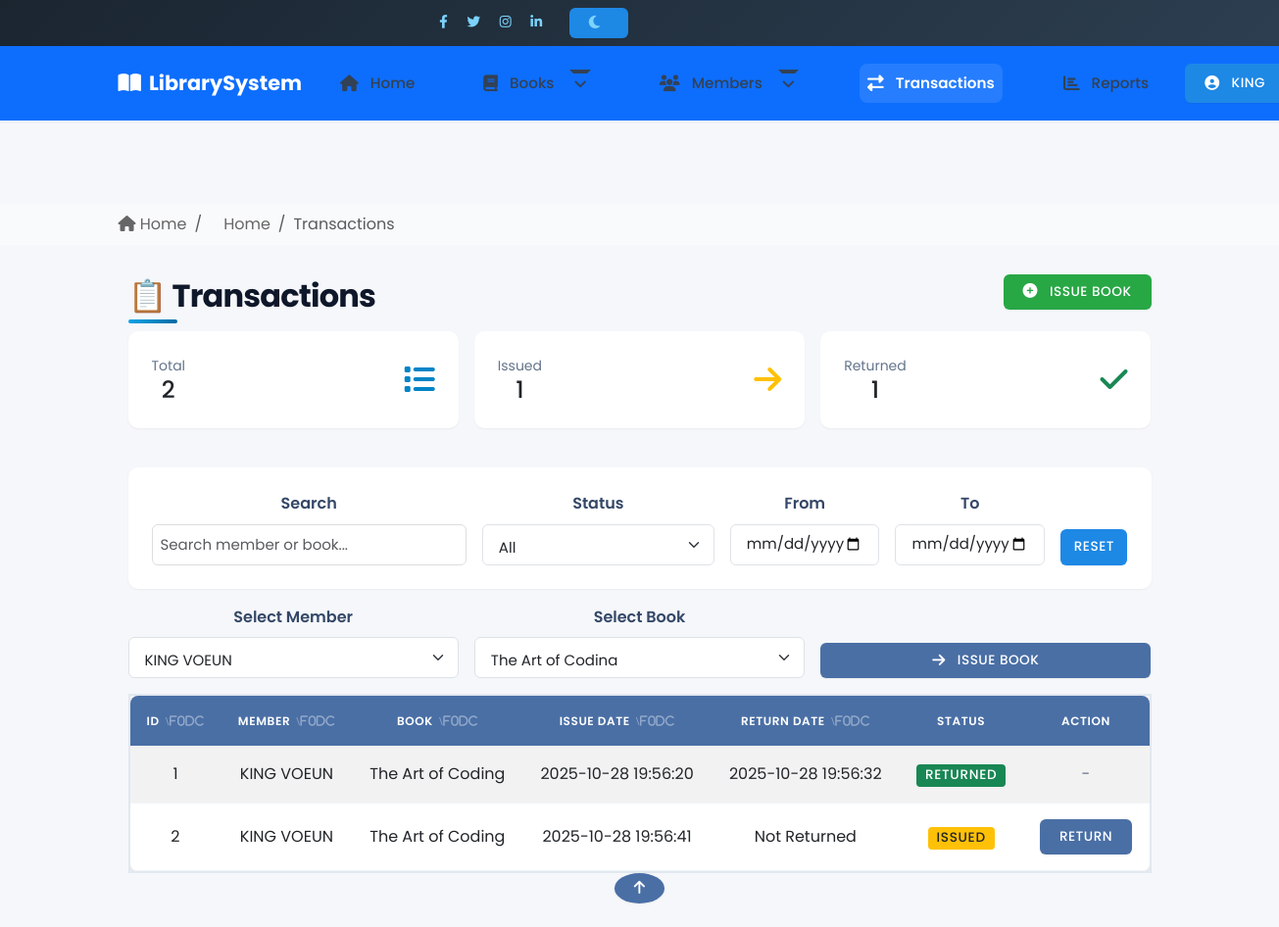
Page /transactions/ (signed in) on the committed database.
### tables this page shows
CREATE TABLE members (
                id INTEGER PRIMARY KEY AUTOINCREMENT,
                full_name TEXT NOT NULL,
                email TEXT,
                phone TEXT,
                address TEXT,
                created_at TEXT
            , first_name TEXT, last_name TEXT, date_of_birth TEXT, gender TEXT, city TEXT, state TEXT, postal_code TEXT, member_type TEXT, membership_date TEXT, institution TEXT, emergency_contact_name TEXT, emergency_contact_phone TEXT, notes TEXT, terms_agreed INTEGER);

CREATE TABLE transactions (
                id INTEGER PRIMARY KEY AUTOINCREMENT,
                member_id INTEGER NOT NULL,
                book_id INTEGER NOT NULL,
                issue_date TEXT,
                return_date TEXT,
                FOREIGN KEY (member_id) REFERENCES members(id),
                FOREIGN KEY (book_id) REFERENCES books(id)
            );

CREATE TABLE books (
                id INTEGER PRIMARY KEY AUTOINCREMENT,
                title TEXT NOT NULL,
                author TEXT NOT NULL,
                publisher TEXT,
                year_published TEXT,
                category TEXT,
                total_copies INTEGER,
                available_copies INTEGER
            );

### routes/transaction_routes.py (the view)
@transaction_bp.route('/')
def view_transactions():
    transactions = TransactionModel.get_all()
    total = len(transactions)
    issued = sum(1 for t in transactions if not t['return_date'])
    returned = total - issued
    members = MemberModel.get_all()
    books = BookModel.get_all()
    return render_template(
        'transactions.html',
        transactions=transactions,
        members=members,
        books=books,
        stats={"total": total, "issued": issued, "returned": returned}
    )

### models/book_model.py (called while the page is built)
    @staticmethod
    def connect():
        conn = sqlite3.connect('library.db')
        conn.row_factory = sqlite3.Row
        return conn

    @staticmethod
    def get_all():
        conn = BookModel.connect()
        cur = conn.cursor()
        cur.execute('SELECT * FROM books')
        books = cur.fetchall()
        conn.close()
        return books

### models/member_model.py (called while the page is built)
    @staticmethod
    def connect():
        conn = sqlite3.connect('library.db')
        conn.row_factory = sqlite3.Row  # Allows dict-like access
        return conn

    @staticmethod
    def get_all():
        conn = MemberModel.connect()
        cur = conn.cursor()
        cur.execute('SELECT * FROM members')
        data = cur.fetchall()
        conn.close()
        return data

### models/transaction_model.py (called while the page is built)
    @staticmethod
    def connect():
        conn = sqlite3.connect('library.db')
        conn.row_factory = sqlite3.Row
        return conn

    @staticmethod
    def get_all():
        conn = TransactionModel.connect()
        cur = conn.cursor()
        cur.execute('''
            SELECT t.id, m.full_name AS member_name, b.title AS book_title,
                   t.issue_date, t.return_date
            FROM transactions t
            JOIN members m ON t.member_id = m.id
            JOIN books b ON t.book_id = b.id
        ''')
        data = cur.fetchall()
        conn.close()
        return data

### templates/transactions.html (shortened to what this page needs)
{% extends 'base.html' %}
{% block breadcrumb %}
  <li class="breadcrumb-item"><a href="/" class="text-decoration-none">Home</a></li>
  <li class="breadcrumb-item active" aria-current="page">Transactions</li>
{% endblock %}
{% block content %}
<div class="container mt-2" id="tx-page">
  <div class="d-flex flex-wrap align-items-center justify-content-between gap-2 mb-3">
    <h2 class="mb-0">📋 Transactions</h2>
    <a href="{{ url_for('transaction_bp.issue_book') }}" class="btn btn-success">
      <i class="fas fa-plus-circle me-1"></i> Issue Book
    </a>
  </div>
  {% if stats %}
  <div class="row g-3 mb-3">
    <div class="col-md-4">
      <div class="card stat-card border-0 shadow-sm">
        <div class="card-body d-flex align-items-center justify-content-between">
          <div>
            <div class="text-muted small">Total</div>
            <div class="h4 mb-0">{{ stats.total }}</div>
          </div>
          <i class="fas fa-list fa-2x text-primary"></i>
        </div>
      </div>
    </div>
    <div class="col-md-4">
      <div class="card stat-card border-0 shadow-sm">
        <div class="card-body d-flex align-items-center justify-content-between">
          <div>
            <div class="text-muted small">Issued</div>
            <div class="h4 mb-0">{{ stats.issued }}</div>
          </div>
          <i class="fas fa-arrow-right fa-2x text-warning"></i>
        </div>
      </div>
    </div>
    <div class="col-md-4">
      <div class="card stat-card border-0 shadow-sm">
        <div class="card-body d-flex align-items-center justify-content-between">
          <div>
            <div class="text-muted small">Returned</div>
            <div class="h4 mb-0">{{ stats.returned }}</div>
          </div>
          <i class="fas fa-check fa-2x text-success"></i>
        </div>
      </div>
    </div>
  </div>
  {% endif %}
  <div class="card border-0 shadow-sm mb-3">
    <div class="card-body">
      <div class="row g-3 align-items-end">
        <div class="col-md-4">
          <label class="form-label">Search</label>
          <input type="text" id="tx-search" class="form-control" placeholder="Search member or book...">
        </div>
        <div class="col-md-3">
          <label class="form-label">Status</label>
          <select id="tx-status" class="form-select">
            <option value="all" selected>All</option>
          </select>
        </div>
        <div class="col-md-2">
          <label class="form-label">From</label>
          <input type="date" id="tx-from" class="form-control">
        </div>
        <div class="col-md-2">
          <label class="form-label">To</label>
          <input type="date" id="tx-to" class="form-control">
        </div>
        <div class="col-md-1 d-grid">
          <button class="btn btn-outline-secondary" id="tx-reset">Reset</button>
        </div>
      </div>
    </div>
  </div>
  {% if members and books %}
  <form action="{{ url_for('transaction_bp.issue_book') }}" method="POST" class="mb-3">
    <div class="row g-3 align-items-end">
      <div class="col-md-4">
        <label for="member_id" class="form-label">Select Member</label>
        <select name="member_id" class="form-select" required>
          {% for m in members %}
          <option value="{{ m.id }}">{{ m.full_name }}</option>
          {% endfor %}
        </select>
      </div>
      <div class="col-md-4">
        <label for="book_id" class="form-label">Select Book</label>
        <select name="book_id" class="form-select" required>
          {% for b in books %}
          <option value="{{ b.id }}">{{ b.title }}</option>
          {% endfor %}
        </select>
      </div>
      <div class="col-md-4 d-grid">
        <button type="submit" class="btn btn-primary w-100">
          <i class="fas fa-arrow-right me-1"></i> Issue Book
        </button>
      </div>
    </div>
  </form>
  {% endif %}
  {% if transactions %}
  <div class="table-responsive">
    <table class="table table-striped table-hover align-middle" id="tx-table">
      <thead class="table-dark">
        <tr>
          <th data-sort="id" class="sortable">ID</th>
          <th data-sort="member" class="sortable">Member</th>
          <th data-sort="book" class="sortable">Book</th>
          <th data-sort="issue" class="sortable">Issue Date</th>
          <th data-sort="return" class="sortable">Return Date</th>
          <th>Status</th>
          <th>Action</th>
        </tr>
      </thead>
      <tbody>
        {% for t in transactions %}
        {% set is_returned = 1 if t.return_date else 0 %}
        <tr data-id="{{ t.id }}" data-member="{{ t.member_name|lower }}" data-book="{{ t.book_title|lower }}"
            data-issue="{{ t.issue_date }}" data-return="{{ t.return_date or '' }}"
            data-status="{{ 'returned' if is_returned else 'issued' }}">
          <td>{{ t.id }}</td>
          <td>{{ t.member_name }}</td>
          <td>{{ t.book_title }}</td>
          <td>{{ t.issue_date }}</td>
          <td>{{ t.return_date or 'Not Returned' }}</td>
          <td>
            {% if not t.return_date %}
            <span class="badge bg-warning text-dark">Issued</span>
            {% else %}
            <span class="badge bg-success">Returned</span>
            {% endif %}
          </td>
          <td>
            {% if not t.return_date %}
            <a href="{{ url_for('transaction_bp.return_book', transaction_id=t.id) }}" class="btn btn-primary btn-sm">Return</a>
            {% else %}
            <span class="text-muted">-</span>
            {% endif %}
          </td>
        </tr>
        {% endfor %}
      </tbody>
    </table>
  </div>
  {% else %}
  <p class="text-center text-muted">No transactions yet.</p>
  {% endif %}
</div>
{% endblock %}

### templates/base.html (shortened to what this page needs)
<!DOCTYPE html>
<html lang="en" data-bs-theme="light">
<head>
  <link href="https://cdn.jsdelivr.net/npm/bootstrap@5.3.0/dist/css/bootstrap.min.css" rel="stylesheet">
  <link rel="stylesheet" href="https://cdnjs.cloudflare.com/ajax/libs/font-awesome/6.4.0/css/all.min.css">
  <link rel="stylesheet" href="{{ url_for('static', filename='css/style.css') }}">
  <link rel="stylesheet" href="{{ url_for('static', filename='css/modern-style.css') }}">
  <link href="https://unpkg.com/aos@2.3.1/dist/aos.css" rel="stylesheet">
</head>
<body class="d-flex flex-column min-vh-100">
  <div class="top-bar bg-dark text-light py-2 d-none d-md-block">
    <div class="container">
      <div class="row">
        <div class="col-md-6 text-end">
          <div class="d-inline-block me-3">
            <a href="#" class="text-light me-2"><i class="fab fa-facebook-f"></i></a>
            <a href="#" class="text-light me-2"><i class="fab fa-twitter"></i></a>
            <a href="#" class="text-light me-2"><i class="fab fa-instagram"></i></a>
            <a href="#" class="text-light"><i class="fab fa-linkedin-in"></i></a>
          </div>
          <div class="d-inline-block">
            <button class="btn btn-sm btn-outline-light" id="themeToggle">
            </button>
          </div>
        </div>
      </div>
    </div>
  </div>
  <nav class="navbar navbar-expand-lg navbar-dark bg-primary sticky-top shadow-sm">
    <div class="container">
      <a class="navbar-brand d-flex align-items-center" href="/">
        <i class="fas fa-book-open me-2"></i>
        <span class="fw-bold">Library</span>System
      </a>
      <div class="collapse navbar-collapse" id="navbarNav">
        <ul class="navbar-nav me-auto">
          <li class="nav-item">
            <a class="nav-link {% if request.path == '/' %}active{% endif %}" href="/">
              <i class="fas fa-home me-1"></i> Home
            </a>
          </li>
          <li class="nav-item dropdown">
            <a class="nav-link dropdown-toggle {% if '/books' in request.path %}active{% endif %}" href="#"
              id="booksDropdown" role="button" data-bs-toggle="dropdown">
              <i class="fas fa-book me-1"></i> Books
            </a>
          </li>
          <li class="nav-item dropdown">
            <a class="nav-link dropdown-toggle {% if '/members' in request.path %}active{% endif %}" href="#"
              id="membersDropdown" role="button" data-bs-toggle="dropdown">
              <i class="fas fa-users me-1"></i> Members
            </a>
          </li>
          <li class="nav-item">
            <a class="nav-link {% if '/transactions' in request.path %}active{% endif %}" href="/transactions">
              <i class="fas fa-exchange-alt me-1"></i> Transactions
            </a>
          </li>
          <li class="nav-item">
            <a class="nav-link" href="/reports">
              <i class="fas fa-chart-bar me-1"></i> Reports
            </a>
          </li>
        </ul>
        <div class="dropdown">
          <a class="btn btn-outline-light dropdown-toggle" href="#" role="button" id="userDropdown"
            data-bs-toggle="dropdown">
            <i class="fas fa-user-circle me-1"></i>
            {% if 'user_name' in session %}
            {{ session['user_name'].split(' ')[0] }}
            {% else %}
            Guest
            {% endif %}
          </a>
        </div>
      </div>
    </div>
  </nav>
  <main class="flex-grow-1 py-4">
    <nav aria-label="breadcrumb" class="bg-light py-2 mb-4">
      <div class="container">
        <ol class="breadcrumb mb-0">
          <li class="breadcrumb-item"><a href="/" class="text-decoration-none"><i class="fas fa-home"></i> Home</a></li>
          {% block breadcrumb %}{% endblock %}
        </ol>
      </div>
    </nav>
    <div class="{% block container_class %}container{% endblock %}">
      {% block content %}{% endblock %}
    </div>
    <button type="button" class="btn btn-primary btn-floating btn-lg rounded-circle" id="btn-back-to-top">
      <i class="fas fa-arrow-up"></i>
    </button>
  </main>
</body>
</html>

### static/css/style.css (style rules this page uses)
body { font-family: 'Segoe UI', Arial, sans-serif; background-color: #f5f7fa; margin: 0; padding: 0; color: #333; }
nav ul { list-style: none; margin: 10px 0 0; padding: 0; }
nav ul li { display: inline-block; margin: 0 15px; }
nav ul li a { text-decoration: none; color: white; font-weight: bold; transition: 0.3s; }
main { text-align: center; margin-top: 60px; }
.btn { display: inline-block; padding: 12px 25px; background-color: #1e88e5; color: white; text-decoration: none; border-radius: 6px; font-weight: bold; transition: 0.3s; }
:root { --accent: #2b6df6; --muted: #666 }
* { box-sizing: border-box }
body { font-family: Inter, Arial, sans-serif; line-height: 1.4; margin: 0; background: #f6f8fb; color: #111 }
.container { max-width: 980px; margin: 28px auto; padding: 0 16px }
nav a { margin-left: 14px; text-decoration: none; color: var(--muted) }
h2 { margin-top: 8px }
form label { display: block; margin-bottom: 8px }
input[type=text], input[type=number] { width: 100%; padding: 8px; border: 1px solid #ddd; border-radius: 6px }
button { background: var(--accent); color: white; padding: 8px 12px; border: none; border-radius: 8px; cursor: pointer }
h2 { color: #333; }
.table { border-radius: 10px; overflow: hidden; background-color: #fff; box-shadow: 0 0 8px rgba(0, 0, 0, 0.05); }
.table th, .table td { vertical-align: middle; }
.navbar { box-shadow: 0 3px 6px rgba(0, 0, 0, 0.1); }
body { background-color: #f8f9fa; font-family: "Poppins", sans-serif; }
h2 { font-weight: 600; }
.btn { border-radius: 8px; }
.navbar-brand { font-weight: bold; font-size: 1.3rem; }
.container { max-width: 1000px; }

### templates/base.html (style rules this page uses)
:root { --primary-color: #4a6fa5; --secondary-color: #6c757d; --success-color: #28a745; --danger-color: #dc3545; --warning-color: #ffc107; --info-color: #17a2b8; --light-color: #f8f9fa; --dark-color: #343a40; --body-bg: #f5f7fa; --card-shadow: 0 4px 6px rgba(0, 0, 0, 0.1); --transition: all 0.3s ease; }
body { font-family: 'Poppins', sans-serif; background-color: var(--body-bg); color: #333; line-height: 1.6; }

### templates/transactions.html (style rules this page uses)
#tx-page .stat-card { background: #fff; }
#tx-page .sortable { cursor: pointer; }
#tx-page .sortable:after { content: '\\f0dc'; font-family: 'Font Awesome 6 Free'; font-weight: 900; margin-left: .4rem; opacity: .4; }
#tx-page .badge { font-size: .85rem; }
#tx-page .form-label { font-weight: 600; color: #344767; }

### rows in the picture
members: user_name "KING"
transactions: id "1", member_name "KING VOEUN", book_title "The Art of Coding", issue_date "2025-10-28 19:56:20", return_date "2025-10-28 19:56:32", shows "RETURNED"
transactions: id "2", member_name "KING VOEUN", book_title "The Art of Coding", issue_date "2025-10-28 19:56:41", return_date "Not Returned", shows "ISSUED"

### other values in the picture
{{ stats.total }} "2"
{{ stats.issued }} "1"
{{ stats.returned }} "1"
form field member_id "KING VOEUN"
form field book_id "The Art of Coding"
